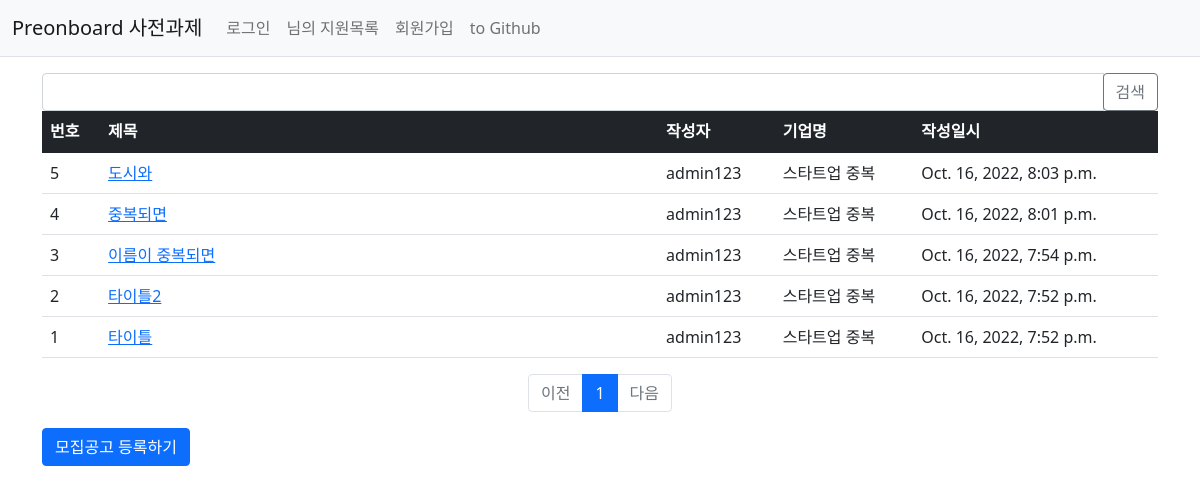
Page /preonboard/ on the earlier database version.
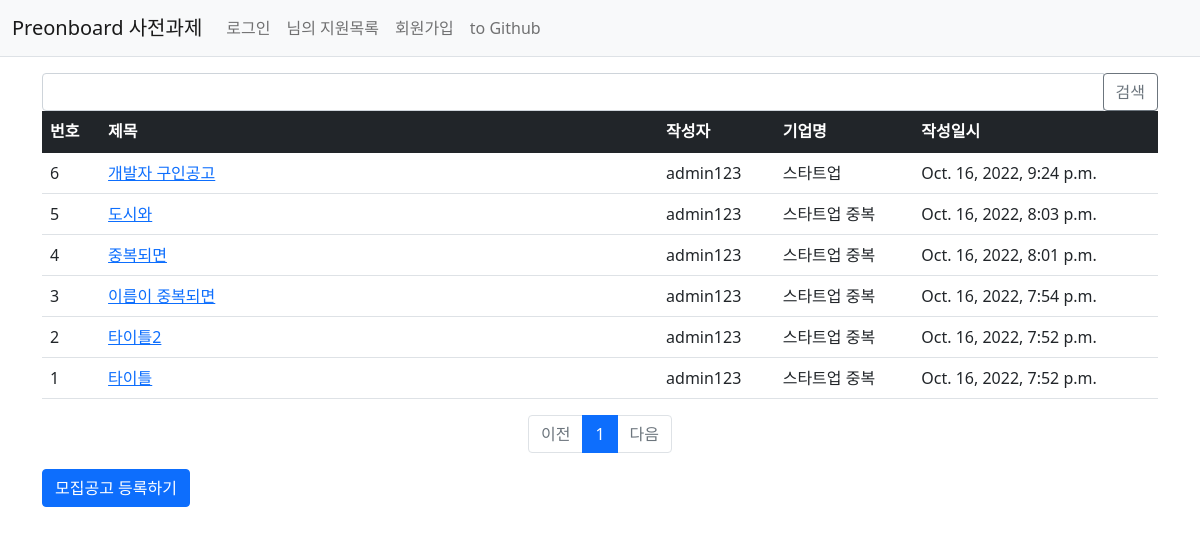
Same page on the later database version.
### preonboard/models.py (models this page shows)
class Job_opening(models.Model):
    author = models.ForeignKey(User, on_delete=models.CASCADE)
    company = models.ForeignKey(Company,on_delete=models.CASCADE)
    title = models.CharField(max_length=200)
    wanted = models.CharField(max_length=200)
    reward = models.IntegerField()
    content = models.TextField()
    stack = models.TextField()
    create_date = models.DateTimeField()
    modify_date = models.DateTimeField(null=True, blank=True)

class Company(models.Model):
    name = models.CharField(max_length=200)
    register = models.ForeignKey(User, on_delete=models.CASCADE)
    country = models.CharField(max_length=200)
    location = models.CharField(max_length=200)

### preonboard/views.py (the view)
# urls.py: path('', views.index, name='index'),  # '/' 에 해당되는 path
def index(request):
    page = request.GET.get('page', '1')  # 페이지
    kw = request.GET.get('kw', '')  # 검색어
    job_opening_list = Job_opening.objects.order_by('-create_date')
    if kw:
        job_opening_list = job_opening_list.filter(
            Q(company__name__icontains=kw) |  # 회사 이름 검색
            Q(stack__icontains=kw) |  # 사용 기술 검색
            Q(title__icontains=kw)  # 제목 검색
        ).distinct()
    paginator = Paginator(job_opening_list, 10)  # 페이지당 10개씩 보여주기
    page_obj = paginator.get_page(page)
    context = {'job_opening_list': page_obj, 'page': page, 'kw': kw}
    return render(request, 'preonboard/job_opening_list.html', context)

### preonboard/templatetags/preonboardFilter.py (called while the page is built)
@register.filter #이 어노테이션 적용시 템플릿에서 해당 함수를 필터로 사용가능.
def sub(value, arg):
    return value - arg

### templates/preonboard/job_opening_list.html (shortened to what this page needs)
{% extends 'base.html' %}
{% load preonboardFilter %}
{% block content %}
<div class="container my-3">
     <div class="col-4 input-group">
            <input type="text" class="form-control kw" value="{{ kw|default_if_none:'' }}">
            <div class="input-group-append">
                <button class="btn btn-outline-secondary" type="button" id="btn_search">검색</button>
            </div>
        </div>
    <table class="table">
        <thead>
        <tr class="table-dark">
            <th>번호</th>
            <th style="width:50%">제목</th>
            <th>작성자</th>
            <th>기업명</th>
            <th>작성일시</th>
        </tr>
        </thead>
        <tbody>
        {% if job_opening_list %}
        {% for job_opening in job_opening_list %}
        <tr>
            <td>
                {{ job_opening_list.paginator.count|sub:job_opening_list.start_index|sub:forloop.counter0|add:1 }}
            </td>
            <td>
                <a href="{% url 'preonboard:detail' job_opening.id %}">{{ job_opening.title }}</a>
            </td>
            <td>{{ job_opening.author.username }}</td>
            <td>{{ job_opening.company.name }}</td>
            <td>{{ job_opening.create_date }}</td>
        </tr>
        {% endfor %}
        {% else %}
        <tr>
            <td colspan="3">없습니다.</td>
        </tr>
        {% endif %}
        </tbody>
    </table>
    <ul class="pagination justify-content-center">
        {% if job_opening_list.has_previous %}
        <li class="page-item">
            <a class="page-link" data-page="{{ job_opening_list.previous_page_number }}"
           href="javascript:void(0)">이전</a>
        </li>
        {% else %}
        <li class="page-item disabled">
            <a class="page-link" tabindex="-1" aria-disabled="true" href="#">이전</a>
        </li>
        {% endif %}
        {% for page_number in job_opening_list.paginator.page_range %}
        {% if page_number >= job_opening_list.number|add:-5 and page_number <= job_opening_list.number|add:5 %}
        {% if page_number == job_opening_list.number %}
        <li class="page-item active" aria-current="page">
            <a class="page-link" data-page="{{ page_number }}"
           href="javascript:void(0)">{{ page_number }}</a>
        </li>
        {% else %}
        <li class="page-item">
            <a class="page-link" data-page="{{ page_number }}"
           href="javascript:void(0)">{{ page_number }}</a>
        </li>
        {% endif %}
        {% endif %}
        {% endfor %}
        {% if job_opening_list.has_next %}
        <li class="page-item">
            <a class="page-link" data-page="{{ job_opening_list.next_page_number }}"
           href="javascript:void(0)">다음</a>
        </li>
        {% else %}
        <li class="page-item disabled">
            <a class="page-link" tabindex="-1" aria-disabled="true" href="#">다음</a>
        </li>
        {% endif %}
    </ul>
    <div class="row my-3">
        <div class="col-6">
            <a href="{% url 'preonboard:job_opening_create' %}" class="btn btn-primary">모집공고 등록하기</a>
        </div>
    </div>
</div>
{% endblock %}

Differences in the rows shown:
added Job_opening: paginator.count|sub "6", title "개발자 구인공고", author.username "admin123", company.name "스타트업", create_date "Oct. 16, 2022, 9:24 p.m."
